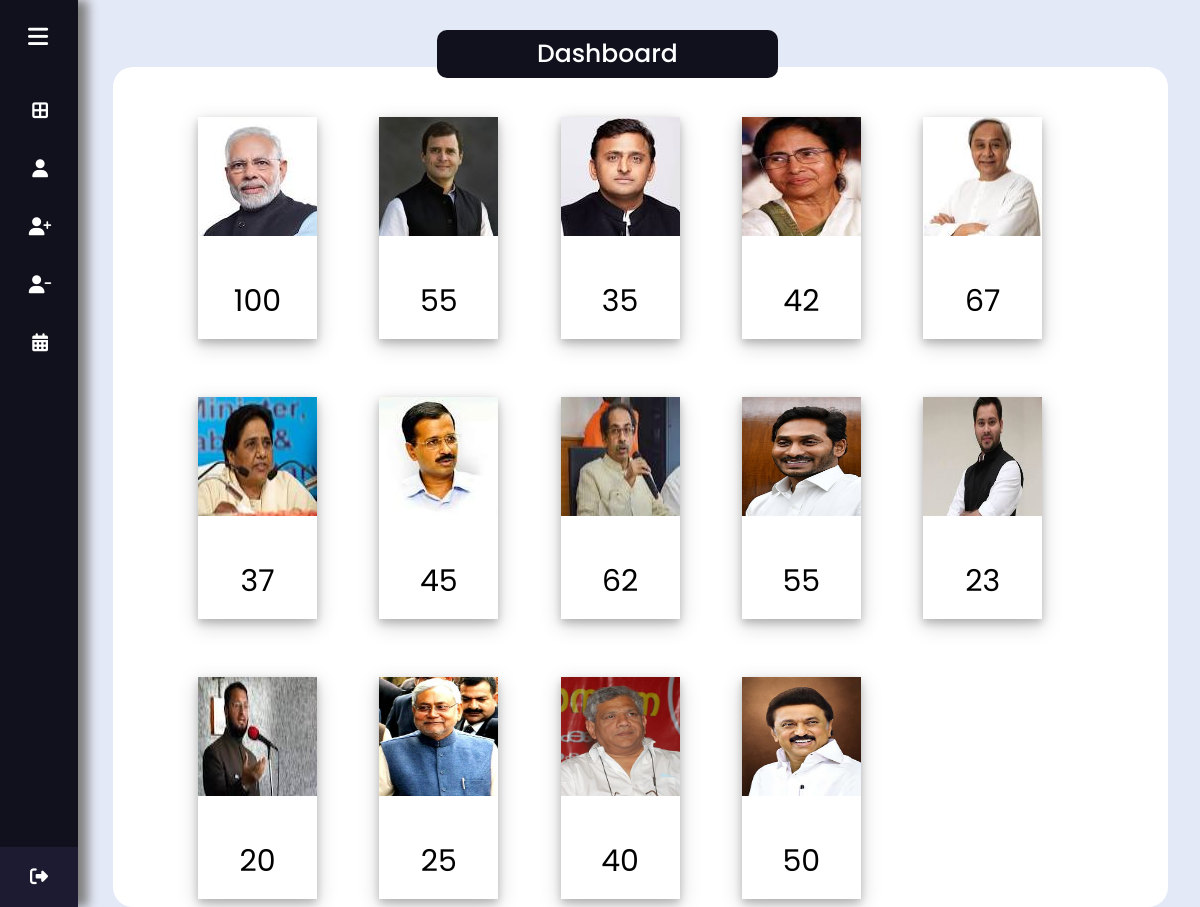
Screenshot of /AdminPage/index.php with the database file from the repository.
### tables this page shows
CREATE TABLE `candidatedetails` (
  `ID` int(11) NOT NULL,
  `Name` varchar(30) NOT NULL,
  `Age` int(100) NOT NULL,
  `Party` varchar(255) NOT NULL,
  `Slogan` varchar(255) NOT NULL,
  `Votes` int(100) NOT NULL,
  `Image` varchar(350) DEFAULT NULL
);

### AdminPage/index.php (the view, shortened to what this page needs)
<?php
include '../db_connection.php';
require 'adminsidebar.php';
$sql = "SELECT * FROM candidatedetails";
$res = $mysqli->query($sql);
?>
<!DOCTYPE html>
<html lang="en" dir="ltr">
<head>
  <link rel="stylesheet" href="../css/sidebar.css">
</head>
<body>
  <section class="home-section">
    <div class="heading">Dashboard</div><br>
    <div class="content">
      <?php
  while($rows = mysqli_fetch_assoc($res)) {?>
      <div class="flex-container">
        <div class="polaroid">
          <?php
      echo '<img src="../'.$rows['Image'].'"height="119px" width="119px"/>'.$rows['Votes'].'';
      ?></div>
      </div><?php
  }
?>
    </div>
  </section>
</body>
</html>

### css/sidebar.css (style rules this page uses)
* { margin: 0; padding: 0; box-sizing: border-box; font-family: "Poppins" , sans-serif; }
.home-section { position: absolute; background: #E4E9F7; min-height: 100vh; top: 0; left: 78px; width: calc(100% - 78px); transition: all 0.5s ease; overflow-y: auto; }
.home-section .heading { display: absolute; color: #ffffff; position: absolute; font-size: 25px; font-weight: 500; margin-top: 30px; margin-left: 32%; z-index: 99; background-color: #11101D ; padding: 5px 100px 5px 100px; border-radius: 10px; }
.home-section .content { display:absolute; position:absolute; width: 94%; min-height: 85vh; left: 50px; top: 32px; padding-right: 0px; padding-left: 35px; margin: 35px 15px 100px -15px; vertical-align: center; background: #ffffff; border-radius: 20px 20px 20px 20px; box-sizing: border-box; overflow: hidden; }

### css/table.css (style rules this page uses)
* { box-sizing: border-box; -webkit-box-sizing: border-box; -moz-box-sizing: border-box; }
body { font-family: Helvetica; -webkit-font-smoothing: antialiased; background: rgba( 71, 147, 227, 1); }

### css/form.css (style rules this page uses)
* { margin: 0; padding: 12px 20px px 10px; box-sizing: border-box; font-family: "Poppins", sans-serif; }
body { height: 80vh; display: flex; justify-content: center; align-items: center; padding: 10px; background: linear-gradient(135deg, #71b7e6, #9b59b6); }

### AdminPage/index.php (style rules this page uses)
div.polaroid { width: 100%; height: auto; background-color: white; box-shadow: 0 4px 8px 0 rgba(0, 0, 0, 0.2), 0 6px 20px 0 rgba(0, 0, 0, 0.19); }
.flex-container { display: -webkit-inline-box; width: min-content; margin: -42px; margin-top: auto; margin-left: auto; flex-wrap: wrap; }
.flex-container>div { width: min-content; margin: 50px; text-align: center; line-height: 75px; font-size: 30px; }

### rows the page displays
candidatedetails: Image (picture), Votes "100"
candidatedetails: Image (picture), Votes "55"
candidatedetails: Image (picture), Votes "35"
candidatedetails: Image (picture), Votes "42"
candidatedetails: Image (picture), Votes "67"
candidatedetails: Image (picture), Votes "37"
candidatedetails: Image (picture), Votes "45"
candidatedetails: Image (picture), Votes "62"
candidatedetails: Image (picture), Votes "55"
candidatedetails: Image (picture), Votes "23"
candidatedetails: Image (picture), Votes "20"
candidatedetails: Image (picture), Votes "25"
candidatedetails: Image (picture), Votes "40"
candidatedetails: Image (picture), Votes "50"
